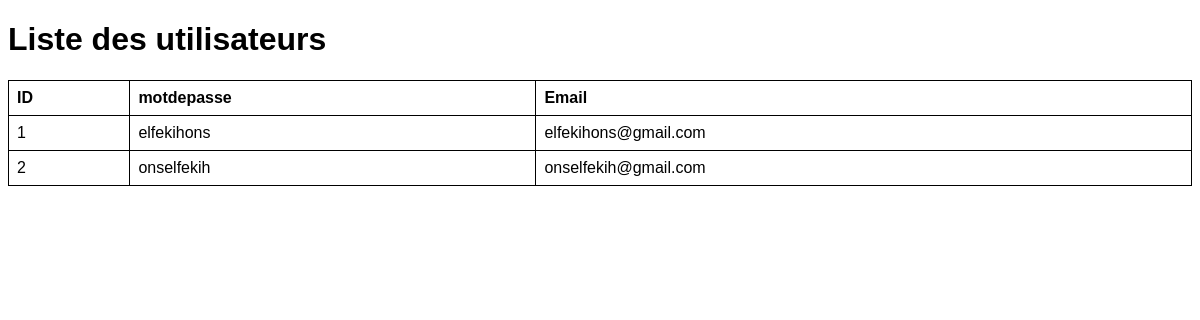
Page /liste on the committed database.
### tables this page shows
CREATE TABLE utilisateurs (
    idUtilisateur INTEGER PRIMARY KEY AUTOINCREMENT,
    email TEXT UNIQUE NOT NULL,
    motdepasse TEXT NOT NULL
);

### app.py (the view)
@app.route("/liste")
def liste_utilisateurs():
    conn = get_db_connection()
    utilisateurs = conn.execute("SELECT idUtilisateur, email,  motdepasse FROM utilisateurs").fetchall()
    conn.close()
    return render_template("index.html", users=utilisateurs)

### app.py (called while the page is built)
def get_db_connection():
    conn = sqlite3.connect("carnet_contactsN.db")
    conn.row_factory = sqlite3.Row
    return conn

### templates/index.html (shortened to what this page needs)
<!DOCTYPE html>
<html lang="fr">
<head>
</head>
<body>
    <h1>Liste des utilisateurs</h1>
    <table>
        <thead>
            <tr>
                <th>ID</th>
                <th>motdepasse</th>
                <th>Email</th>
            </tr>
        </thead>
        <tbody>
            {% for user in users %}
            <tr>
                <td>{{ user['idUtilisateur'] }}</td>
                <td>{{ user['motdepasse'] }}</td>
                <td>{{ user['email'] }}</td>
            </tr>
            {% endfor %}
        </tbody>
    </table>
</body>
</html>

### templates/index.html (style rules this page uses)
body { font-family: Arial, sans-serif; }
table { width: 100%; border-collapse: collapse; }
table, th, td { border: 1px solid black; }
th, td { padding: 8px; text-align: left; }

### rows in the picture
utilisateurs: idUtilisateur "1", motdepasse "elfekihons", email "elfekihons@gmail.com"
utilisateurs: idUtilisateur "2", motdepasse "onselfekih", email "onselfekih@gmail.com"
